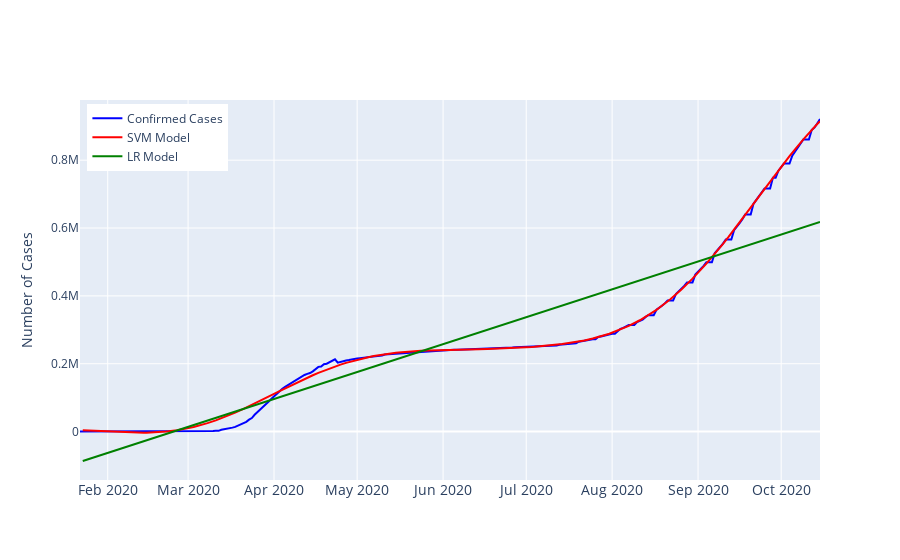

The notebook cell this image was saved under:
### Code cell
Forcasting_model.plotmodel(country_df, model_df)

### Figure 1 — Plotly figure (JSON) as saved in the notebook; plotly's stock layout.template omitted (floating-point values rounded to 4 significant figures; data arrays with more than 128 entries replaced by an {"elided": "..."} marker saying what was removed)
{"data": [{"line": {"color": "blue", "width": 2}, "mode": "lines", "name": "Confirmed Cases", "type": "scatter", "x": {"elided": "268 str values"}, "y": {"elided": "268 int values"}}, {"line": {"color": "red", "width": 2}, "mode": "lines", "name": "SVM Model", "type": "scatter", "x": {"elided": "201 str values"}, "y": {"elided": "201 float values"}}, {"line": {"color": "green", "width": 2}, "mode": "lines", "name": "LR Model", "type": "scatter", "x": {"elided": "201 str values"}, "y": {"elided": "201 float values"}}], "layout": {"legend": {"x": 0.01, "xanchor": "left", "y": 0.99, "yanchor": "top"}, "xaxis": {"tickfont": {"size": 14}}, "yaxis": {"title": {"text": "Number of Cases"}}}}
